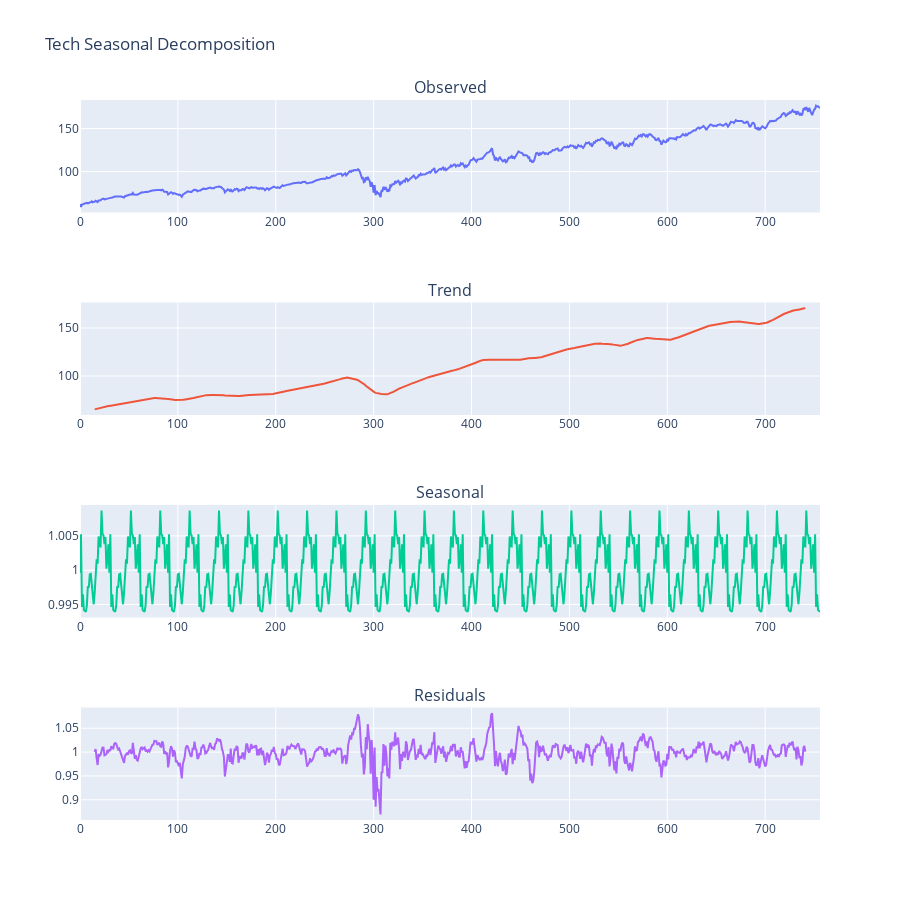

This figure's notebook cell:
### Code cell
#Looking at trend and seasonality from time series
result = seasonal_decompose(tech_list, model='multiplicative', freq=30)
tech_seasonal = plot_seasonal_decompose(result)
tech_seasonal.update_layout(title='Tech Seasonal Decomposition')

### Figure 1 — Plotly figure (JSON) as saved in the notebook; plotly's stock layout.template omitted (floating-point values rounded to 4 significant figures; data arrays with more than 128 entries replaced by an {"elided": "..."} marker saying what was removed)
{"data": [{"mode": "lines", "name": "Observed", "type": "scatter", "x": {"elided": "757 int values"}, "xaxis": "x", "y": {"elided": "757 float values"}, "yaxis": "y"}, {"mode": "lines", "name": "Trend", "type": "scatter", "x": {"elided": "757 int values"}, "xaxis": "x2", "y": {"elided": "757 float values"}, "yaxis": "y2"}, {"mode": "lines", "name": "Seasonal", "type": "scatter", "x": {"elided": "757 int values"}, "xaxis": "x3", "y": {"elided": "757 float values"}, "yaxis": "y3"}, {"mode": "lines", "name": "Residual", "type": "scatter", "x": {"elided": "757 int values"}, "xaxis": "x4", "y": {"elided": "757 float values"}, "yaxis": "y4"}], "layout": {"annotations": [{"font": {"size": 16}, "showarrow": false, "text": "Observed", "x": 0.5, "xanchor": "center", "xref": "paper", "y": 1, "yanchor": "bottom", "yref": "paper"}, {"font": {"size": 16}, "showarrow": false, "text": "Trend", "x": 0.5, "xanchor": "center", "xref": "paper", "y": 0.7188, "yanchor": "bottom", "yref": "paper"}, {"font": {"size": 16}, "showarrow": false, "text": "Seasonal", "x": 0.5, "xanchor": "center", "xref": "paper", "y": 0.4375, "yanchor": "bottom", "yref": "paper"}, {"font": {"size": 16}, "showarrow": false, "text": "Residuals", "x": 0.5, "xanchor": "center", "xref": "paper", "y": 0.1562, "yanchor": "bottom", "yref": "paper"}], "height": 900, "margin": {"t": 100}, "showlegend": false, "title": {"text": "Tech Seasonal Decomposition"}, "xaxis": {"anchor": "y", "domain": [0, 1]}, "xaxis2": {"anchor": "y2", "domain": [0, 1]}, "xaxis3": {"anchor": "y3", "domain": [0, 1]}, "xaxis4": {"anchor": "y4", "domain": [0, 1]}, "yaxis": {"anchor": "x", "domain": [0.8438, 1]}, "yaxis2": {"anchor": "x2", "domain": [0.5625, 0.7188]}, "yaxis3": {"anchor": "x3", "domain": [0.2812, 0.4375]}, "yaxis4": {"anchor": "x4", "domain": [0, 0.1562]}}}
